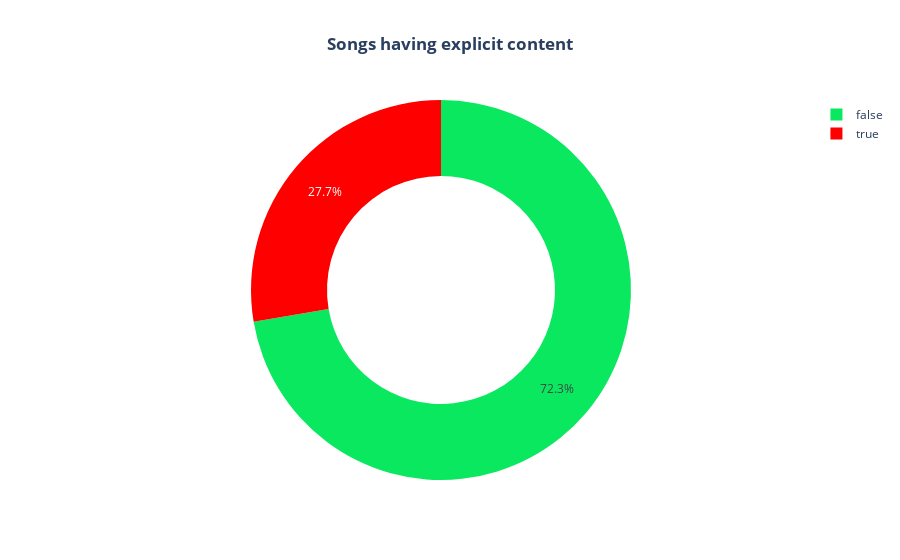

This figure's notebook cell:
### Code cell
fig=px.pie(df.groupby('explicit',as_index=False).count().sort_values(by='song',ascending=False),names='explicit',values='song',labels={'song':'Total songs'},hole=.6,color_discrete_sequence=['#09E85E','red'],template='plotly',title='<b>Songs having explicit content')
fig.update_layout(title_x=0.5)

### Figure 1 — Plotly figure (JSON) as saved in the notebook; plotly's stock layout.template omitted (floating-point values rounded to 4 significant figures)
{"data": [{"domain": {"x": [0, 1], "y": [0, 1]}, "hole": 0.6, "hovertemplate": "explicit=%{label}<br>Total songs=%{value}<extra></extra>", "labels": [false, true], "legendgroup": "", "name": "", "showlegend": true, "type": "pie", "values": [1404, 537]}], "layout": {"legend": {"tracegroupgap": 0}, "piecolorway": ["#09E85E", "red"], "title": {"text": "<b>Songs having explicit content", "x": 0.5}}}
